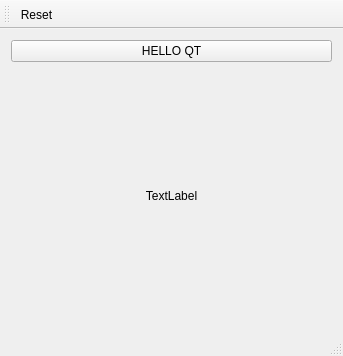
<?xml version="1.0" encoding="UTF-8"?>
<ui version="4.0">
 <class>MainWindow</class>
 <widget class="QMainWindow" name="MainWindow">
  <property name="geometry">
   <rect>
    <x>0</x>
    <y>0</y>
    <width>343</width>
    <height>356</height>
   </rect>
  </property>
  <property name="windowTitle">
   <string>MainWindow</string>
  </property>
  <widget class="QWidget" name="centralWidget">
   <layout class="QVBoxLayout" name="verticalLayout">
    <item>
     <widget class="QPushButton" name="helloPushButton">
      <property name="text">
       <string>HELLO QT</string>
      </property>
     </widget>
    </item>
    <item>
     <widget class="QLabel" name="helloLabel">
      <property name="text">
       <string>TextLabel</string>
      </property>
      <property name="alignment">
       <set>Qt::AlignCenter</set>
      </property>
     </widget>
    </item>
   </layout>
  </widget>
  <widget class="QMenuBar" name="menuBar">
   <property name="geometry">
    <rect>
     <x>0</x>
     <y>0</y>
     <width>343</width>
     <height>22</height>
    </rect>
   </property>
  </widget>
  <widget class="QToolBar" name="mainToolBar">
   <attribute name="toolBarArea">
    <enum>TopToolBarArea</enum>
   </attribute>
   <attribute name="toolBarBreak">
    <bool>false</bool>
   </attribute>
   <addaction name="actionReset"/>
  </widget>
  <widget class="QStatusBar" name="statusBar"/>
  <action name="actionReset">
   <property name="icon">
    <iconset resource="resource.qrc">
     <normaloff>:/img/resetIcon.png</normaloff>:/img/resetIcon.png</iconset>
   </property>
   <property name="text">
    <string>Reset</string>
   </property>
   <property name="toolTip">
    <string>Reset</string>
   </property>
   <property name="shortcut">
    <string>Ctrl+R</string>
   </property>
  </action>
 </widget>
 <layoutdefault spacing="6" margin="11"/>
 <resources>
  <include location="resource.qrc"/>
 </resources>
 <connections/>
</ui>
